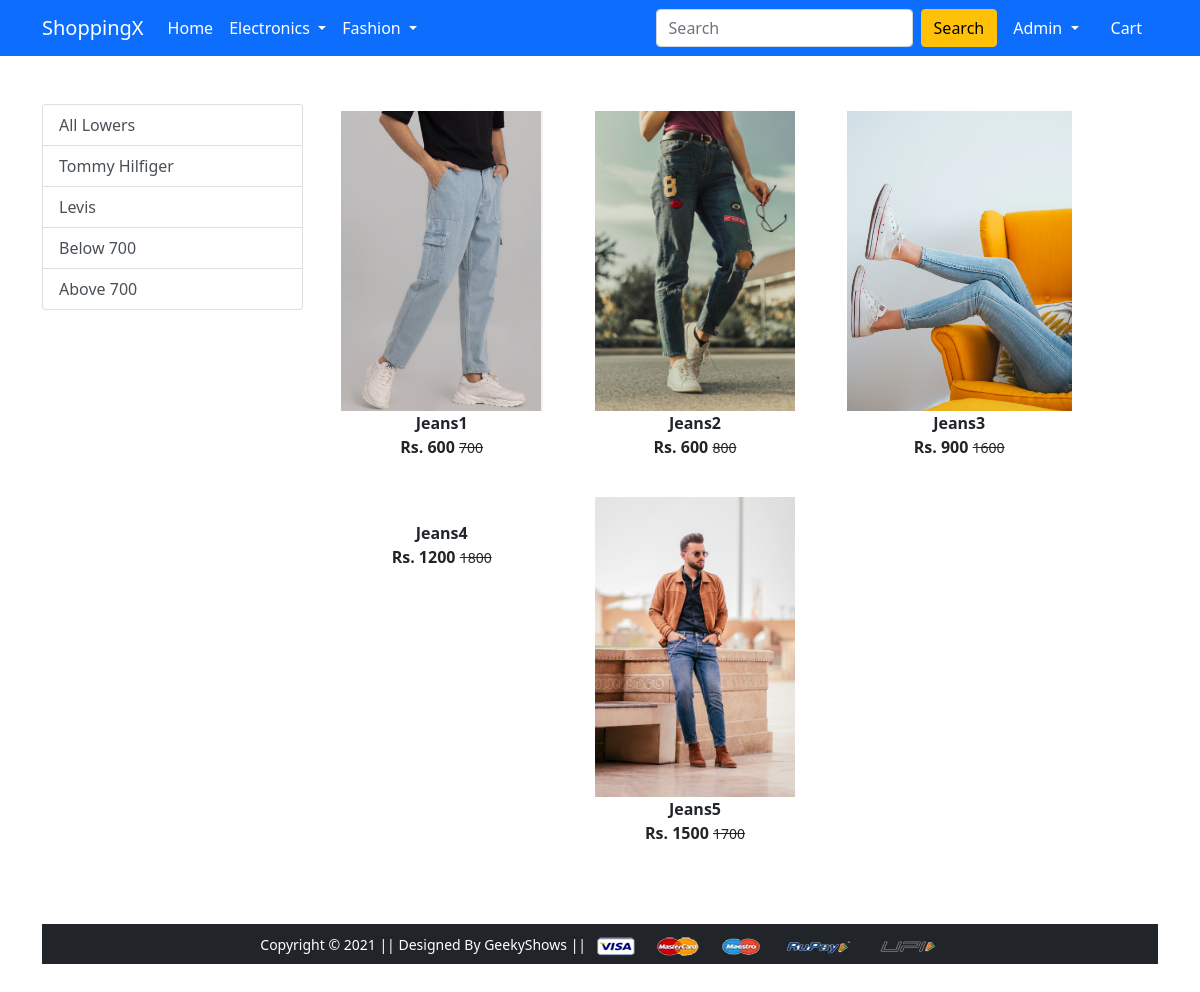
/bottomwear/ (signed in), run on the app's committed database.
### app/models.py (models this page shows, shortened)
class product(models.Model):
    Title = models.CharField( max_length=50)
    Selling_price = models.IntegerField()
    Discounted_price = models.IntegerField()
    Description = models.TextField(max_length=50)
    Brand = models.CharField(max_length=50)
    Category = models.CharField(choices = Category_Choices, max_length=2)
    Product_image = models.ImageField( upload_to= 'Productimg')

### app/views.py (the view)
# urls.py: path('bottomwear/', views.bottomwear, name='bottomwear'),
@login_required
def bottomwear(request,data = None):
 if data == None:
  bottomwear = product.objects.filter(Category = 'BW')
 elif  data == 'Tommy Hilfiger' or data == 'Levis':
  bottomwear = product.objects.filter(Category = 'BW').filter(Brand = data)
 elif data == 'below':
  bottomwear = product.objects.filter(Category = 'BW').filter(Discounted_price__lt = 700)
 elif data == 'above':
  bottomwear = product.objects.filter(Category = 'BW').filter(Discounted_price__gt = 700)
 return render(request,'app/bottomwear.html', {'bottomwear': bottomwear})

### app/templates/app/bottomwear.html (shortened to what this page needs)
{% extends 'app/base.html' %}
{% load static %}
{% block main-content %}
<div class="container my-5">
    <div class="row">
     <div class="col-sm-3">
      <div class="list-group">
        <a href="{% url 'bottomwear' %}" class="list-group-item list-group-item-action" aria-current="true">All Lowers</a>
        <a href="{% url 'bottomweardata' 'Tommy Hilfiger'  %}" class="list-group-item list-group-item-action" aria-current="true">Tommy Hilfiger</a>
        <a href="{% url 'bottomweardata' 'Levis'  %}" class="list-group-item list-group-item-action">Levis</a>
        <a href="{% url 'bottomweardata' 'below'  %}" class="list-group-item list-group-item-action">Below 700</a>
        <a href="{% url 'bottomweardata' 'above'  %}" class="list-group-item list-group-item-action">Above 700</a>
      </div>
     </div>
  <div class="col-sm-8">
    <div class="row">
     {% for product in bottomwear %}
      <div class="col-sm-4 text-center mb-4">
       <a href="{% url 'product-detail' product.id %}" class="btn">
        <div class="item">
         <img src="{{product.Product_image.url}}" alt="" height="300" class="">
         <div class="fw-bold">{{product.Title}}</div>
         <div class="fw-bold">Rs. {{product.Discounted_price}} <small class="fw-light text-decoration-line-through">{{product.Selling_price}}</small></div>
        </div>
       </a>
      </div>
     {% endfor %}
    </div>
  </div>
</div>
{% endblock main-content %}

### app/templates/app/base.html (shortened to what this page needs)
<!doctype html>
{% load static %}
<html lang="en">
  <head>
    <link href="https://cdn.jsdelivr.net/npm/bootstrap@5.0.0-beta1/dist/css/bootstrap.min.css" rel="stylesheet">
    <link rel="stylesheet" href="{% static 'app/css/owl.carousel.min.css' %}">
    <link rel="stylesheet" href="{% static 'app/css/all.min.css' %}">
    <link rel="stylesheet" href="{% static 'app/css/style.css' %}">
  </head>
  <body>
    <nav class="navbar navbar-expand-lg navbar-dark bg-primary">
     <div class="container">
       <a class="navbar-brand" href="/">ShoppingX</a>
       <div class="collapse navbar-collapse" id="navbarSupportedContent">
         <ul class="navbar-nav me-auto mb-2 mb-lg-0">
           <li class="nav-item">
             <a class="nav-link active" aria-current="page" href="/">Home</a>
           </li>
           <li class="nav-item dropdown">
             <a class="nav-link dropdown-toggle text-white" href="#" id="electronicsDropdown" role="button" data-bs-toggle="dropdown" aria-expanded="false">
               Electronics
             </a>
           </li>
           <li class="nav-item dropdown">
             <a class="nav-link dropdown-toggle text-white" href="#" id="fashionDropdown" role="button" data-bs-toggle="dropdown" aria-expanded="false">
               Fashion
             </a>
           </li>
         </ul>
         <form class="d-flex" action = '{% url "search" %}' method = "GET">
           <input class="form-control me-2" name = 'q' type="search" placeholder="Search" aria-label="Search">
           <button class="btn btn-warning" type="submit">Search</button>
         </form>
         <div>
          <ul class="navbar-nav me-auto mb-2 mb-lg-0">
            {% if request.user.is_authenticated  %}
           <li class="nav-item dropdown mx-2">
              <a class="nav-link dropdown-toggle text-white" href="#" id="profileDropdown" role="button" data-bs-toggle="dropdown" aria-expanded="false">
                <span class="text-capitalize">{{request.user}}</span>
              </a>
            </li>
            <li class="nav-item mx-2">
             <a href="{% url 'showcart' %}" class="nav-link text-white"> Cart </a>
            </li>
            {% endif %}
          </ul>
         </div>
       </div>
     </div>
    </nav>
    {% block main-content %} {% endblock main-content %}
    <footer class="container-fluid bg-dark text-center p-2 mt-5">
        <small class="text-white">Copyright &copy; 2021 || Designed By GeekyShows || </small>
        <img src="{% static 'app/images/payment.png' %}" alt="" srcset="" class="img-fluid" height="2px">
    </footer>
  </body>
</html>

### data on the page
product: Product_image (picture), Title "Jeans1", Discounted_price "600", Selling_price "700"
product: Product_image (picture), Title "Jeans2", Discounted_price "600", Selling_price "800"
product: Product_image (picture), Title "Jeans3", Discounted_price "900", Selling_price "1600"
product: Title "Jeans4", Discounted_price "1200", Selling_price "1800"
product: Product_image (picture), Title "Jeans5", Discounted_price "1500", Selling_price "1700"

### other printed values
{{ request.user }} "Admin"
